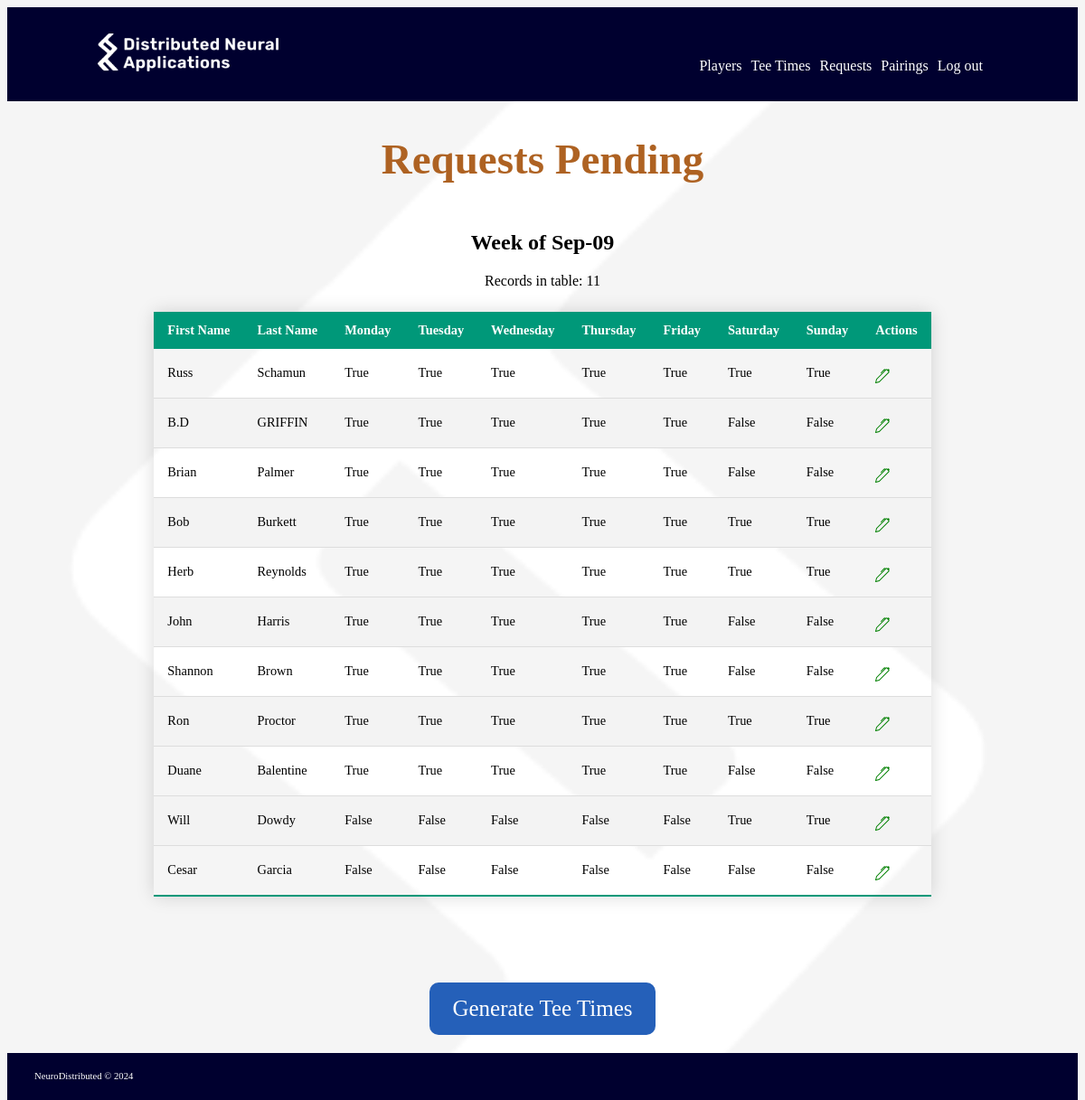
Screenshot of /requests (signed in) with the database file from the repository.
### webproject/models.py (models this page shows, shortened)
class Weeks(db.Model):
    __tablename__ = 'weeks'
    id = db.Column(db.Integer, primary_key=True)
    start_date = db.Column(db.DateTime, nullable=False)
    end_date = db.Column(db.DateTime, nullable=False)
    closed = db.Column(db.Boolean, nullable=False)

class Players(db.Model):
    __tablename__ = 'players'
    id = db.Column(db.Integer, primary_key=True)
    first_name = db.Column(db.String(50), nullable=False)
    last_name = db.Column(db.String(50), nullable=False)
    email = db.Column(db.String(100), nullable=False)
    phone = db.Column(db.String(20), nullable=False)
    weekday = db.Column(db.Boolean, nullable=False)
    weekend = db.Column(db.Boolean, nullable=False)
    ghin = db.Column(db.String(10), nullable=True)
    handicap = db.Column(db.Float, nullable=False)
    access_code = db.Column(db.String(4), nullable=False)
    active = db.Column(db.Boolean, nullable=False)

### webproject/routes/requests.py (the view)
@requests.route('/requests')
@login_required
def view_requests():
    curr_week = Weeks.query.filter(Weeks.closed==False).order_by(Weeks.start_date).first()
    fields = {
        'teerequests.id': Field(None,None),
        'players.first_name': Field(None,'First Name'),
        'players.last_name': Field(None,'Last Name'),
        'Monday': Field(true_false,'Monday'),
        'Tuesday': Field(true_false,'Tuesday'),
        'Wednesday': Field(true_false,'Wednesday'),
        'Thursday': Field(true_false,'Thursday'),
        'Friday': Field(true_false,'Friday'),
        'Saturday': Field(true_false,'Saturday'),
        'Sunday': Field(true_false,'Sunday')
    }
    table_creator = TableCreator('TeeRequests', condition=f'week_id = {curr_week.id}'
                                ,fields=fields,actions=['Edit'])
    table_creator.domain = 'requests/'
    table_creator.join('Players', 'teerequests.player_id = players.id')
    table_creator.set_items_per_page(20)
    table_creator.create_view()
    table = table_creator.create(1)
    return render_template("requests/view_requests.html", table=table,curr_week=curr_week)

### webproject/loft_app.py (called while the page is built)
@login_manager.user_loader
def load_user(user_id):
    return User.query.get(int(user_id))

### webproject/modules/table_creator.py (called while the page is built)
def true_false(value):
    return 'True' if value == 1 else 'False'

    def format(self,value):
        if self.Format is None:
            return value
        else:
            return self.Format(value)

    def set_items_per_page(self,items_per_page):
        self.items_per_page = items_per_page

    def join(self,table_name,condition):
        self.join_table = table_name
        self.join_condition = condition

    def create_view(self,order=None):
        fieldlist = ""
        for field in self.fields.keys():
            fieldlist += f"{field},"
        fieldlist = fieldlist[:-1]
        stmt = f"Select {fieldlist} from {self.table_name} "
        if self.join_table:
            stmt += f"join {self.join_table} on {self.join_condition} "
        if self.condition:
            stmt += f"where {self.condition}"
        if order:
            stmt += f" order by {order}"
        self.items = list(db.session.execute(text(stmt)))

### webproject/templates/requests/view_requests.html
{% extends 'base.html' %} {% block body %}
<div class="neuro-content">
  <h1>Requests Pending</h1>
  <h2>Week of {{curr_week.start_date.strftime('%b-%d')}}</h2>
    {{ table | safe }}
    <div class="neuro-flex-row" style="margin-top: 10px;">
        <div>
            <button class="neuro-button-main" onclick="window.location.href='/requests/generate'">
                Generate Tee Times
            </button>
        </div>
    </div>
</div>
{% endblock %}

### webproject/templates/base.html (shortened to what this page needs)
<!DOCTYPE html>
<html lang="en">
  <head>
    <link rel="stylesheet" href="/static/css/neuro.css" />
    <link rel="stylesheet" href="/static/css/neuro-table.css" />
    <link rel="stylesheet" href="/static/css/neuro-login.css" />
  </head>
  <body>
    <div class="neuro-flex-body">
      <div class="neuro-menu">{% include 'navbar.html' %} </div>
      <div class="neuro-main">
        {% block body %}
        {% endblock %}
      </div>
      <div id="footer" class="neuro-footer">
        <p> NeuroDistributed <span>&copy</span> 2024</p>
      </div>
    </div>
  </body>
</html>

### webproject/templates/navbar.html
<nav class="neuro-navbar" >
  <div class="neuro-flex-row ">
    <a href="/dashboard" >
      <img class="neuro-logo" src="/static/imgs/DNA_Secondary-white.png" />
    </a>
  </div>
  <div class="neuro-flex-row  neuro-flex-right ms-auto">
      <ul class="neuro-flex-row ">
      {% if current_user.is_authenticated %}
        <li class="neuro-nav-item">
          <a href="/players/1" class="neuro-nav-link">Players</a>
        </li>
        <li class="neuro-nav-item">
          <a href="/weeks" class="neuro-nav-link">Tee Times</a>
        </li>
        <li class="neuro-nav-item">
          <a href="/requests" class="neuro-nav-link">Requests</a>
        </li>
        <li class="neuro-nav-item">
          <a href="/pairings" class="neuro-nav-link">Pairings</a>
        </li>
        <li class="neuro-nav-item">
          <a href="/logout" class="neuro-nav-link">Log out</a>
        </li>
      {% else %}
        <li class="neuro-nav-item">
          <a href="/login" class="neuro-nav-link">Log in</a>
        </li>
      {% endif %}
    </ul>
  </div>
</nav>

### webproject/static/css/neuro.css (style rules this page uses)
* { font-family: rubik; }
body { background-image: url('/static/imgs/DNA_Icon-white.png'); background-size: cover; padding-top: 0px; padding-bottom: 0px; color: black; background-color: #F5F5F5; font-family: rubik; }
.neuro-button-main { color: white; opacity: 1; font-size: 25px; background-color: #2560b9; border-radius: 10px; border-style:none; min-height: 25px; min-width: 100px; margin-bottom: 10px; padding: 15px 25px; }
.neuro-flex-body { display: flex; flex-direction: column; justify-content: space-between; height: 98vh; }
.neuro-logo { width: 200px; padding-bottom: 10px; }
.neuro-flex-row { display: flex; flex-direction: row; align-content: space-between; gap: 5px; padding-top: 10px; }
.neuro-flex-right { align-items: right; }
.neuro-navbar { display: flex; flex-direction: row; flex-wrap: nowrap; justify-content: space-between; padding-left: 100px; padding-right: 100px; background-color: #00002F; }
.neuro-nav-item { color: white; padding-right: 5px; padding-top: 20px; list-style-type: none; }
.neuro-nav-link { color: white; text-decoration: none; }
.neuro-menu { height: 50px; }
.neuro-main { display: flex; flex-direction: column; flex: 1; padding: 5px; justify-content: center; align-items: center; margin-top: 50px; padding-top: 5px; }
.neuro-content { display: flex; flex-direction: column; align-items: center; justify-content: center; height: 100%; padding: 5px; }
.neuro-content h1 { color: #AE6222; font-size: 47px; }
.neuro-footer { display: flex; flex-direction: row; justify-content: space-between; height: 45px; color: white; background-color: #00002F; padding: 10px 30px ; font-size: 8pt; font-family: rubik; }

### webproject/static/css/neuro-table.css (style rules this page uses)
.neuro-table { border-collapse: collapse; margin: 25px 0; font-size: 0.9em; min-width: 400px; border-radius: 5px 5px 0 0; box-shadow: 0 0 20px rgba(0, 0, 0, 0.15); }
.neuro-table thead tr { background-color: #009879; color: #ffffff; text-align: left; font-weight: bold; }
.neuro-table th, .neuro-table td { padding: 12px 15px; }
.neuro-table tbody tr { border-bottom: 1px solid #dddddd; }
.neuro-table tbody tr:nth-of-type(even) { background-color: #f3f3f3; }
.neuro-table tbody tr:last-of-type { border-bottom: 2px solid #009879; }
.neuro-table-nav { display: flex; flex-direction: row; width: 100%; justify-content: space-between; align-items: top; padding: 5px; margin: 5px; }

### rows the page displays
Weeks: start_date "Sep-09"
Players: last_name "Records in table: 11 First Name Last Name Monday Tuesday Wednesday Thursday Friday Saturday Sunday Actions Russ Schamun True True True True True True True B.D GRIFFIN True True True True True False False Brian Palmer True True True True True False False Bob Burkett True True True True True True True Herb Reynolds True True True True True True True John Harris True True True True True False False Shannon Brown True True True True True False False Ron Proctor True True True True True True True Duane Balentine True True True True True False False Will Dowdy False False False False False True True Cesar Garcia False False False False False False False", last_name (picture)
